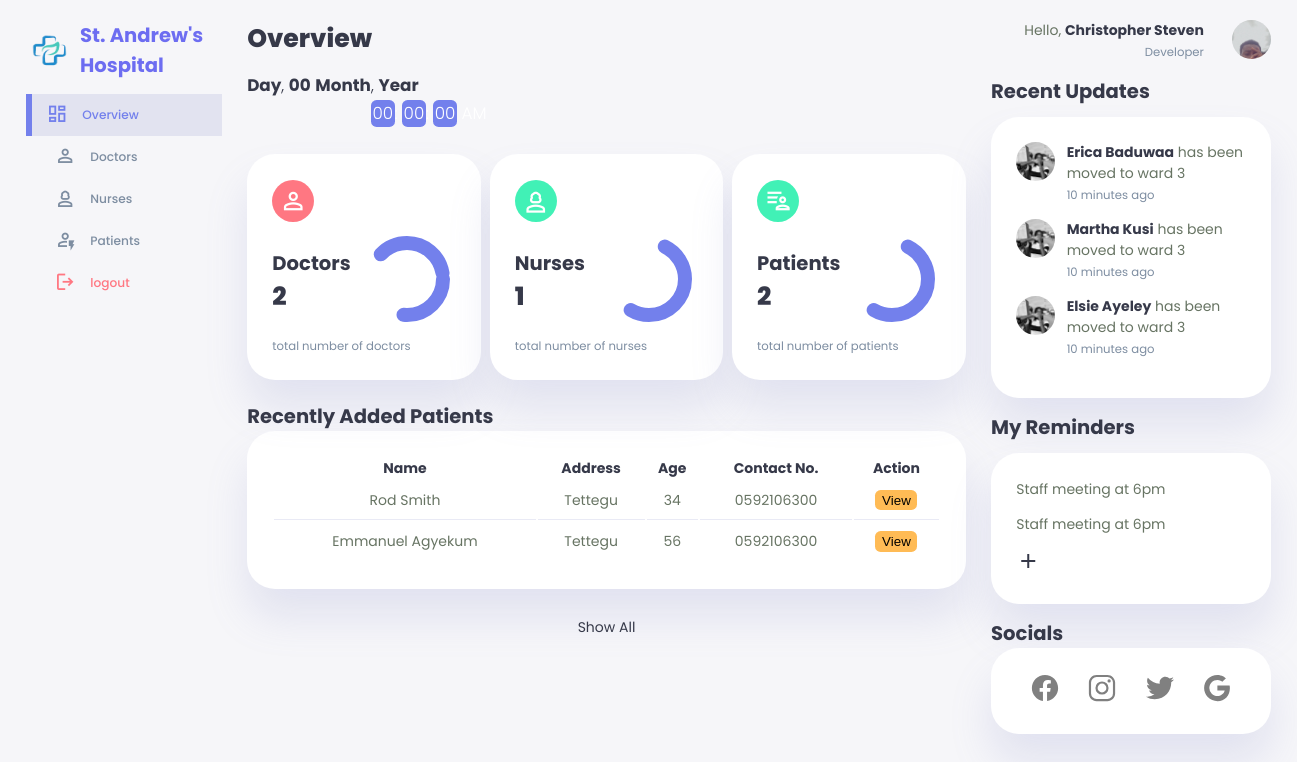
Page /receptionist/overviewreceptionist.php (signed in) on the committed database.
### tables this page shows
CREATE TABLE `patients` (
  `id` int(11) NOT NULL,
  `firstname` varchar(255) NOT NULL,
  `lastname` varchar(255) NOT NULL,
  `othername` varchar(255) NOT NULL,
  `age` varchar(255) NOT NULL,
  `gender` varchar(255) NOT NULL,
  `date_of_birth` date NOT NULL,
  `address` varchar(255) NOT NULL,
  `gps_address` varchar(255) NOT NULL,
  `telephone1` varchar(255) NOT NULL,
  `telephone2` varchar(255) NOT NULL,
  `date_of_admission` date NOT NULL,
  `added_by` varchar(255) NOT NULL,
  `date_added` date NOT NULL,
  `patient_id` varchar(255) NOT NULL,
  `patient_complaints` varchar(255) NOT NULL,
  `doctor_diagnosis` varchar(255) NOT NULL,
  `doctor_prescription` varchar(255) NOT NULL,
  `next_appointment_date` date NOT NULL,
  `doctor_recommendation` varchar(255) NOT NULL,
  `doctor_patient_complaints` varchar(500) NOT NULL,
  `diagnosed_by` varchar(255) NOT NULL,
  `diagnosis_date_added` date NOT NULL
);

### receptionist/overviewreceptionist.php (the view, shortened to what this page needs)
<?php
include '../connection.php';
$username= $_SESSION['username'];
$sql= "SELECT * FROM `admins` WHERE username= '$username'";
$result= mysqli_query($con,$sql);
$row= mysqli_fetch_assoc($result);
$image= $row['image'];
$position=$row['position'];
$user_firstname= $row['firstname'];
$user_lastname= " ".$row['lastname'];
$user_fullname= $user_firstname.$user_lastname;
$sqldoctors= "SELECT * FROM `doctors`";
$resultdoctors= mysqli_query($con, $sqldoctors);
$numdoctors=mysqli_num_rows($resultdoctors);
$sqlpatients= "SELECT * FROM `patients`";
$resultpatients= mysqli_query($con, $sqlpatients);
$numpatients=mysqli_num_rows($resultpatients);
$sqlnurses= "SELECT * FROM `nurses`";
$resultnurses= mysqli_query($con, $sqlnurses);
$numnurses=mysqli_num_rows($resultnurses);
?>
<!DOCTYPE html>
<html lang="en">
<head>
    <link rel="stylesheet" href="../css/dashboardhead.css">
</head>
<body onload="initClock()">
    <div class="container">
        <aside>
            <div class="top">
                <div class="logo">
                    <div class="ring"></div>
                    <img src="../developerimages/logo.png" alt="logo">
                    <h2 class="logo-name">St. Andrew's Hospital</span></h2>
                </div>
            </div>
            <div class="sidebar">
                <a href="./overviewreceptionist.php" class="active">
                    <span class="material-symbols-outlined">dashboard</span>
                    <h3>Overview</h3>
                </a>
                <a href="./doctorsreceptionist.php">
                    <span class="material-symbols-outlined">person</span>
                    <h3>Doctors</h3>
                </a>
                <a href="./nursesreceptionist.php">
                    <span class="material-symbols-outlined">person_3</span>
                    <h3>Nurses</h3>
                </a>
                <a href="./patientsreceptionist.php">
                    <span class="material-symbols-outlined">recent_patient</span>
                    <h3>Patients</h3>
                </a>
                <a href="../logout.php">
                    <span class="material-symbols-outlined">logout</span>
                    <h3>logout</h3>
                </a>
            </div>
        </aside>
        <main>
            <h1>Overview</h1>
            <div class="datetime">
                <div class="date">
                    <b><span id="dayname">Day</span></b>,
                    <b><span id="daynum">00</span></b>
                    <b><span id="month">Month</span></b>,
                    <b><span id="year">Year</span></b>
                </div>
                <div class="time">
                    <span id="hours">00</span>:
                    <span id="minutes">00</span>:
                    <span id="seconds">00</span>
                    <span id="period">AM</span>
                </div>
            </div>
            <div class="insights">
                <div class="teaching-population">
                    <span class="material-symbols-outlined">person</span>
                    <div class="middle">
                        <div class="left">
                            <h2>Doctors</h2>
                            <h1><?php echo $numdoctors; ?></h1>
                        </div>
                        <div class="progress">
                            <svg>
                                <circle cx="38" cy="38" r="36"></circle>
                            </svg>
                            <div class="number">
                            </div>
                        </div>
                    </div>
                    <small class="text-muted">total number of doctors</small>
                </div>
                <div class="non-teaching-population">
                    <span class="material-symbols-outlined">person_3</span>
                    <div class="middle">
                        <div class="left">
                            <h2>Nurses</h2>
                            <h1><?php echo $numnurses; ?></h1>
                        </div>
                        <div class="progress">
                            <svg>
                                <circle cx="38" cy="38" r="36"></circle>
                            </svg>
                            <div class="number">
                            </div>
                        </div>
                    </div>
                    <small class="text-muted">total number of nurses</small>
                </div>
                <div class="non-teaching-population">
                    <span class="material-symbols-outlined">patient_list</span>
                    <div class="middle">
                        <div class="left">
                            <h2>Patients</h2>
                            <h1><?php echo $numpatients; ?></h1>
                        </div>
                        <div class="progress">
                            <svg>
                                <circle cx="38" cy="38" r="36"></circle>
                            </svg>
                            <div class="number">
                            </div>
                        </div>
                    </div>
                    <small class="text-muted">total number of patients</small>
                </div>
            </div>
            <div class="recent">
                <h2>Recently Added Patients</h2>
                <table>
                    <thead>
                        <tr>
                            <th>Name</th>
                            <th>Address</th>
                            <th>Age</th>
                            <th>Contact No.</th>
                            <th>Action</th>
                        </tr>
                    </thead>
                    <tbody>
                        <?php
                        include '../connection.php';
                        $sqldisplay= "SELECT * FROM `patients` ORDER BY id DESC LIMIT 4";
                        $resultdisplay= mysqli_query($con, $sqldisplay);
                        if($resultdisplay){
                            while($rowdisplay=mysqli_fetch_assoc($resultdisplay)){
                                $id=$rowdisplay['id'];
                                $age=$rowdisplay['age'];
                                $firstname=$rowdisplay['firstname'];
                                $lastname=" ".$rowdisplay['lastname'];
                                $othername=" ".$rowdisplay['othername'];
                                $telephone1=$rowdisplay['telephone1'];
                                $address=$rowdisplay['address'];
                                $fullname=$firstname.$lastname.$othername;
                                echo"
                                <tr>
                                    <td>$fullname</td>
                                    <td>$address</td>
                                    <td>$age</td>
                                    <td>$telephone1</td>
                                    <td><button id='view'  onclick=\"location.href = 'viewpatientreceptionist.php?viewid=".$id."'\">View</button></td>
                                </tr>
                                ";
                            }
                        }
                        ?>
                    </tbody>
                </table>
                <a href="./patientsreceptionist.php">Show All</a>
            </div>
        </main>
        <div class="right">
            <div class="top">
                <div class="profile" onclick="location.href='./receptionistprofile.php'">
                    <div class="info">
                        <p>Hello, <b><?php echo $user_fullname; ?></b></p>
                        <small class="text-muted"><?php echo $position; ?></small>
                    </div>
                    <div class="profile-photo">
                        <img src="<?php echo $image;?>" alt="">
                    </div>
                </div>
            </div>
            <div class="recent-updates">
                <h2>Recent Updates</h2>
                <div class="updates">
                    <div class="update">
                        <div class="profile-photo">
                           <img src="../developerimages/lizzy.jpg" alt="updated person profile 1">
                        </div>
                        <div class="message">
                           <p><b>Erica Baduwaa</b> has been moved to ward 3</p>
                           <small class="text-muted">10 minutes ago</small>
                        </div>
                    </div>
                    <div class="update">
                        <div class="profile-photo">
                            <img src="../developerimages/lizzy.jpg" alt="updated person profile 1">
                        </div>
                        <div class="message">
                            <p><b>Martha Kusi</b> has been moved to ward 3</p>
                            <small class="text-muted">10 minutes ago</small>
                        </div>
                    </div>
                    <div class="update">
                        <div class="profile-photo">
                           <img src="../developerimages/lizzy.jpg" alt="updated person profile 1">
                        </div>
                        <div class="message">
                            <p><b>Elsie Ayeley</b> has been moved to ward 3</p>
                           <small class="text-muted">10 minutes ago</small>
                        </div>
                    </div>
                </div>
            </div>
            <div class="notes-section">
                <h2>My Reminders</h2>
                <div class="notes">
                    <div class="note">
                        <p>Staff meeting at 6pm</p>
                    </div>
                    <div class="note">
                        <p>Staff meeting at 6pm</p>
                    </div>
                    <a href="./reminders.php">
                        <span class="material-symbols-outlined">add</span>
                    </a>
                </div>
            </div>
            <div class="socials-and-website">
                <h2>Socials</h2>
                <div class="social-icons">
                    <a href="https://www.facebook.com/" id="facebook">
                    </a>
                    <a href="https://www.instagram.com/" id="instagram">
                    </a>
                    <a href="https://www.twitter.com/" id="twitter">
                    </a>
                    <a href="https://www.google.com/" id="google">
                    </a>
                </div>
            </div>
        </div>
    </div>
</body>
</html>

### rows in the picture
patients: fullname "Rod Smith", address "Tettegu", age "34", telephone1 "0592106300"
patients: fullname "Emmanuel Agyekum", address "Tettegu", age "56", telephone1 "0592106300"

### other values in the picture
$numdoctors "2"
$numnurses "1"
$numpatients "2"
$user_fullname "Christopher Steven"
$position "Developer"
